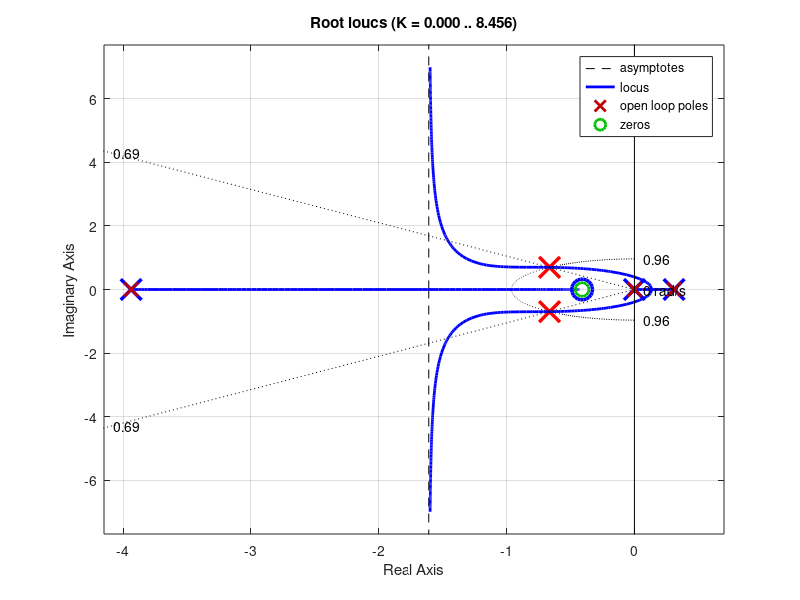

This figure's MATLAB source:
%make sure all parameters are defined


if exist('maxovershoot')
    maxovershoot
else
    maxovershoot = input('What is the maximum overshoot (%)');
end

if exist('errband')
    errband
else
    errband = input('What is the settling error band (as %)?');
end

if exist('tsettling')
    tsettling
else
    tsettling = input(['What is the ' num2str(errband) '% band settling time?']);
end


ks = 1.62;
tau = .254;

s = tf('s');
systf = ks/(s*(tau*s + 1));
systf2 = ks/(tau*s + 1);

%performance requirements
M = maxovershoot/100;
eps = errband/100;
zeta = sqrt((log(M)^2)/((pi^2)+(log(M))^2));
wn = (1/(zeta*tsettling))*log(1/(eps*sqrt(1-zeta^2)));

%lead controller design
clrootloc = -wn*zeta + j*abs(wn*sqrt(1-zeta^2));
%use the positive imaginary axis


offset = 5;
ol1pole = 0;
ol2pole = -(1/tau);
ol1angle = atan2(imag(clrootloc),real(clrootloc));
ol2angle = atan2(imag(clrootloc),(real(clrootloc) - ol2pole));

anglediff = pi + ol1angle + ol2angle;

while anglediff > 2*pi
    anglediff = anglediff - 2*pi;
end

while anglediff < 0
    anglediff = anglediff + 2*pi;
end

minzeroloc = -imag(clrootloc)/tan(anglediff) + real(clrootloc);
maxzeroloc = real(clrootloc);

d= .25;
leadzero =  d*(minzeroloc) + (1-d)*maxzeroloc;

zeroangle = atan2(imag(clrootloc),(real(clrootloc) - leadzero));
poleangle = -pi + zeroangle - ol1angle - ol2angle;

while poleangle > 2*pi
    poleangle = poleangle - 2*pi;
end

while poleangle < 0
    poleangle = poleangle + 2*pi;
end

poleangle




if poleangle <= 2*pi && poleangle >= pi
    'need to choose a new zero location'
end

leadpole = -imag(clrootloc)/tan(poleangle) + real(clrootloc);

G =  abs(clrootloc)*abs(clrootloc - ol2pole)*abs(clrootloc - leadpole)/((ks/tau)*abs(clrootloc - leadzero));

inputscaling = abs(G*leadzero/leadpole);


%state feedback controller design
lambda1 = [-2, -4, -2 + 2*j, -2 + 4*sqrt(6)*j ];
lambda2 = [-4, -5, -2 - 2*j, -2 - 4*sqrt(6)*j ];

k1 = zeros(size(lambda1));
k2 = zeros(size(lambda2));

for i = 1:length(lambda1)
    k1(i) = lambda1(i)*lambda2(i)*tau/(ks);
    k2(i) = ((lambda1(i) + lambda2(i))*tau + 1)/ks;
end

figure(1)
hold on
msize = 15.0;
lwidth = 2.5;
plot(real(clrootloc),imag(clrootloc),'xr','MarkerSize',msize,'LineWidth',lwidth);
plot(real(clrootloc),-imag(clrootloc),'xr','MarkerSize',msize,'LineWidth',lwidth);
plot(real(leadpole),imag(leadpole),'xb','MarkerSize',msize,'LineWidth',lwidth);
plot(real(leadzero),imag(leadzero),'ob','MarkerSize',msize,'LineWidth',lwidth);
plot(0,0,'xb','MarkerSize',msize,'LineWidth',lwidth);
plot(-1/tau,0,'xb','MarkerSize',msize,'LineWidth',lwidth);
leadtf = (s -leadzero)/(s - leadpole);
rlocus(systf*leadtf)
sgrid(zeta,wn);


display('Okay, here are the controller parameters:')
display(['lead controller zero location: ' num2str(leadzero)])
display(['lead controller pole location: ' num2str(leadpole)])
display(['lead controller gain: ' num2str(G)])

display(['if the controller is in the feedback path, scale the reference by: ' num2str(inputscaling)])


